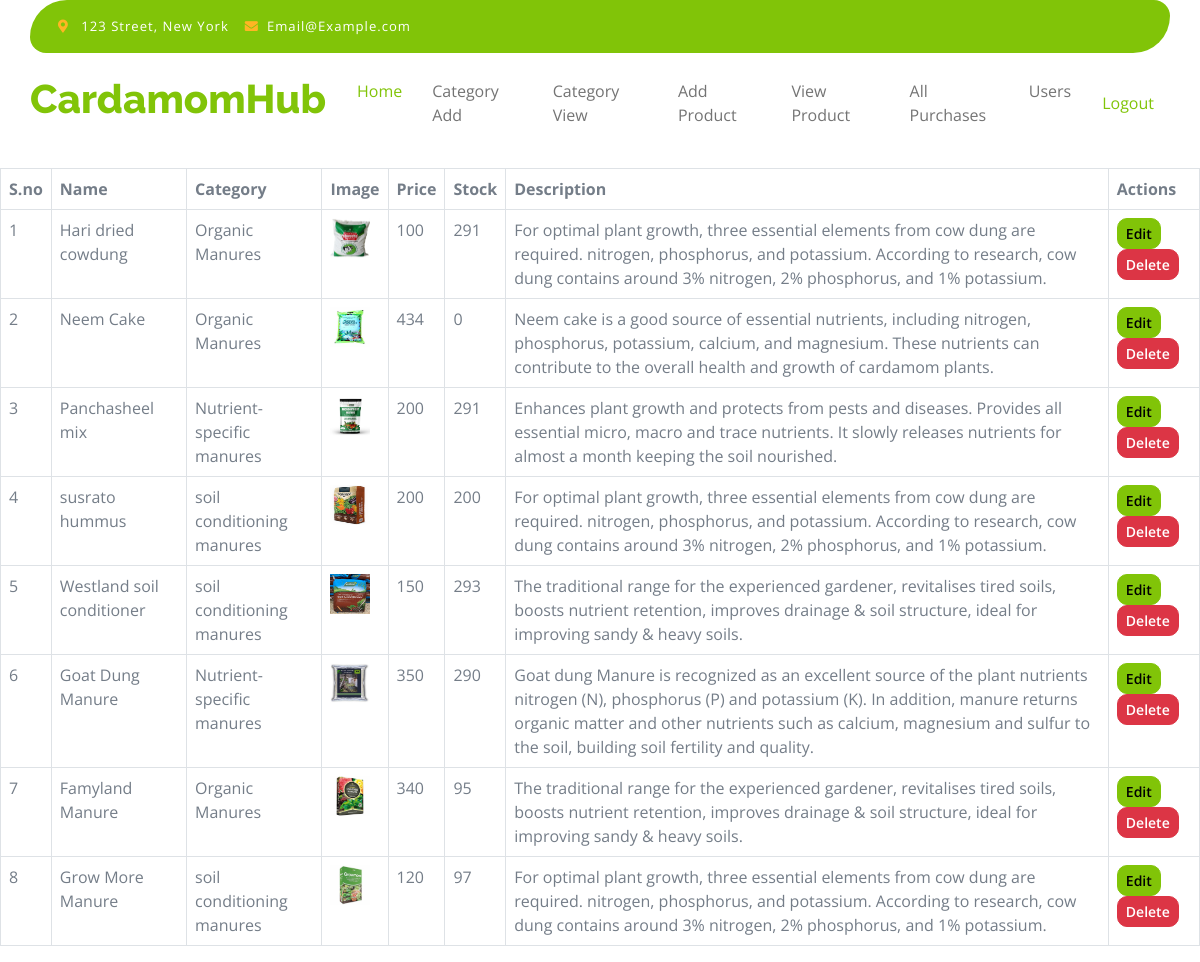
Page /viewProduct/ on the committed database.
### myapp/models.py (models this page shows, shortened)
class Product(models.Model):
    category = models.ForeignKey(Category, on_delete=models.CASCADE)
    name = models.CharField(max_length=255)
    image = models.ImageField(upload_to='product_images/', null = True, blank= True)  # Assumes you have an 'upload_to' directory in your MEDIA_ROOT
    price = models.PositiveIntegerField()
    quantity = models.PositiveIntegerField()
    description = models.CharField(max_length = 300)

class Category(models.Model):
    name = models.CharField(max_length=255, unique=True)

### myapp/views.py (the view)
# urls.py: path('viewProduct/', views.viewProduct, name='viewProduct'),
def viewProduct(request):
    products = Product.objects.all()
    return render(request, 'myapp/viewProduct.html', {'products': products})

### myapp/templates/myapp/viewProduct.html (shortened to what this page needs)
<!DOCTYPE html>
{% load static %}
<html lang="en">
    <head>
        <link rel="stylesheet" href="https://use.fontawesome.com/releases/v5.15.4/css/all.css"/>
        <link href="https://cdn.jsdelivr.net/npm/bootstrap-icons@1.4.1/font/bootstrap-icons.css" rel="stylesheet">
        <link href="{% static './myapp/lib/lightbox/css/lightbox.min.css' %}" rel="stylesheet">
        <link href="{% static './myapp/lib/owlcarousel/assets/owl.carousel.min.css' %}" rel="stylesheet">
        <link href="{% static './myapp/css/bootstrap.min.css' %}" rel="stylesheet">
        <link href="{% static './myapp/css/style.css' %}" rel="stylesheet">
    </head>
    <body>
        <div class="container-fluid fixed-top">
            <div class="container topbar bg-primary d-none d-lg-block">
                <div class="d-flex justify-content-between">
                    <div class="top-info ps-2">
                        <small class="me-3"><i class="fas fa-map-marker-alt me-2 text-secondary"></i> <a href="#" class="text-white">123 Street, New York</a></small>
                        <small class="me-3"><i class="fas fa-envelope me-2 text-secondary"></i><a href="#" class="text-white">Email@Example.com</a></small>
                    </div>
                </div>
            </div>
            <div class="container px-0">
                <nav class="navbar navbar-light bg-white navbar-expand-xl">
                    <a href="{% url 'admin_dashboard' %}" class="navbar-brand"><h1 class="text-primary display-6">CardamomHub</h1></a>
                    <div class="collapse navbar-collapse bg-white" id="navbarCollapse">
                        <div class="navbar-nav mx-auto">
                            <a href="{% url 'admin_dashboard' %}" class="nav-item nav-link active">Home</a>
                            <a href="{% url 'categoryadd' %}"class="nav-item nav-link">Category Add</a>
                            <a href="{% url 'viewCategory' %}" class="nav-item nav-link">Category View</a>
                            <a href="{% url 'addProduct' %}" class="nav-item nav-link">Add Product</a>
                            <a href="{% url 'viewProduct' %}" class="nav-item nav-link">View Product</a>
                            <a href="{% url 'all_purchases' %}" class="nav-item nav-link">All Purchases</a>
                            <a href="{% url 'user_list' %}" class="nav-item nav-link">Users</a>
                            </div>
                            <a href="{% url 'admin_logout' %}" class="nav-item nav-link">Logout</a>
                        </div>
                    </div>
            </div>
        <br><br><br><br><br><br><br>
        <table class="table table-hover table-bordered" id="dev-table">
            <thead>
          <tr>
            <th>S.no</th>
            <th>Name</th>
            <th>Category</th>
            <th>Image</th>
            <th>Price</th>
            <th>Stock</th>
            <th>Description</th>
            <th>Actions</th>
          </tr>
        </thead>
        {% for p in products %}
        {% if p %}
        <tr>
          <td>{{ forloop.counter }}</td>
          <td>{{ p.name }}</td>
          <td>{{p.category.name}}</td>
          <td><img src="{% static p.image.url %}" alt="Product Image" height="40px" width="40px" /></td>
          <td>{{ p.price }}</td>
          <td>{{ p.quantity }}</td>
          <td>{{ p.description }}</td>
          <td>
            <a href="{% url 'edit_product' p.id %}" class="btn btn-primary btn-sm">Edit</a>
            <form method="post" action="{% url 'delete_product' p.id %}" onsubmit="return confirm('Are you sure you want to delete this product?');" style="display: inline;">
                <button type="submit" class="btn btn-danger btn-sm">Delete</button>
            </form>
        </td>
        </tr>
        {% else %}
        <tr>
          <td colspan="5">
            <h3 class="text-center">No Products!</h3>
          </td>
        </tr>
        {% endif %}
        {% endfor %}
    </table>

### myapp/static/myapp/css/style.css (style rules this page uses)
.btn { font-weight: 600; transition: .5s; }
.fixed-top { transition: 0.5s; background: var(--bs-white); border: 0; }
.topbar { padding: 20px; border-radius: 230px 100px; }
.topbar .top-info { font-size: 15px; line-height: 0; letter-spacing: 1px; display: flex; align-items: center; }
.navbar .navbar-nav .nav-link { padding: 10px 15px; font-size: 16px; transition: .5s; }
.navbar { height: 100px; border-bottom: 1px solid rgba(255, 255, 255, .1); }
.navbar .navbar-nav .nav-link:hover, .navbar .navbar-nav .nav-link.active, .fixed-top.bg-white .navbar .navbar-nav .nav-link:hover, .fixed-top.bg-white .navbar .navbar-nav .nav-link.active { color: var(--bs-primary); }

### rows in the picture
Product: name "Hari dried cowdung", category.name "Organic Manures", image (picture), price "100", quantity "291", description "For optimal plant growth, three essential elements from cow dung are required. nitrogen, phosphorus, and potassium. According to research, cow dung contains around 3% nitrogen, 2% phosphorus, and 1% potassium."
Product: name "Neem Cake", category.name "Organic Manures", image (picture), price "434", quantity "0", description "Neem cake is a good source of essential nutrients, including nitrogen, phosphorus, potassium, calcium, and magnesium. These nutrients can contribute to the overall health and growth of cardamom plants."
Product: name "Panchasheel mix", category.name "Nutrient-specific manures", image (picture), price "200", quantity "291", description "Enhances plant growth and protects from pests and diseases. Provides all essential micro, macro and trace nutrients. It slowly releases nutrients for almost a month keeping the soil nourished."
Product: name "susrato hummus", category.name "soil conditioning manures", image (picture), price "200", quantity "200", description "For optimal plant growth, three essential elements from cow dung are required. nitrogen, phosphorus, and potassium. According to research, cow dung contains around 3% nitrogen, 2% phosphorus, and 1% potassium."
Product: name "Westland soil conditioner", category.name "soil conditioning manures", image (picture), price "150", quantity "293", description "The traditional range for the experienced gardener, revitalises tired soils, boosts nutrient retention, improves drainage & soil structure, ideal for improving sandy & heavy soils."
Product: name "Goat Dung Manure", category.name "Nutrient-specific manures", image (picture), price "350", quantity "290", description "Goat dung Manure is recognized as an excellent source of the plant nutrients nitrogen (N), phosphorus (P) and potassium (K). In addition, manure returns organic matter and other nutrients such as calcium, magnesium and sulfur to the soil, building soil fertility and quality."
Product: name "Famyland Manure", category.name "Organic Manures", image (picture), price "340", quantity "95", description "The traditional range for the experienced gardener, revitalises tired soils, boosts nutrient retention, improves drainage & soil structure, ideal for improving sandy & heavy soils."
Product: name "Grow More Manure", category.name "soil conditioning manures", image (picture), price "120", quantity "97", description "For optimal plant growth, three essential elements from cow dung are required. nitrogen, phosphorus, and potassium. According to research, cow dung contains around 3% nitrogen, 2% phosphorus, and 1% potassium."
